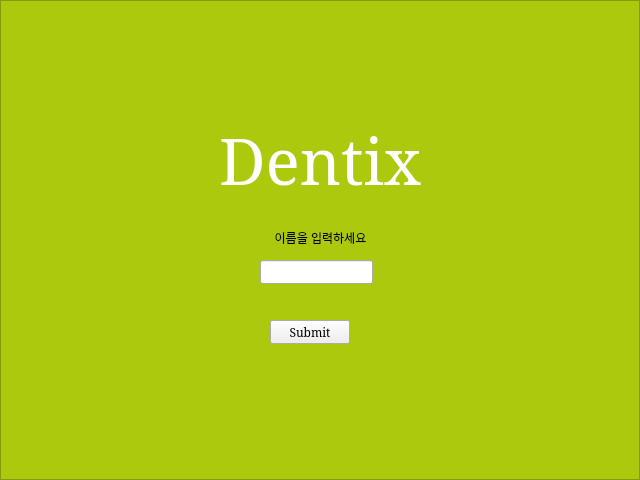
<?xml version="1.0" encoding="UTF-8"?>
<ui version="4.0">
 <class>FirstScreen</class>
 <widget class="QMainWindow" name="FirstScreen">
  <property name="geometry">
   <rect>
    <x>0</x>
    <y>0</y>
    <width>640</width>
    <height>480</height>
   </rect>
  </property>
  <property name="windowTitle">
   <string>MainWindow</string>
  </property>
  <property name="styleSheet">
   <string notr="true"/>
  </property>
  <widget class="QWidget" name="centralwidget">
   <widget class="QLabel" name="main_dentix_label">
    <property name="geometry">
     <rect>
      <x>0</x>
      <y>0</y>
      <width>640</width>
      <height>320</height>
     </rect>
    </property>
    <property name="font">
     <font>
      <family>Noto Serif</family>
      <pointsize>48</pointsize>
     </font>
    </property>
    <property name="styleSheet">
     <string notr="true">color: white</string>
    </property>
    <property name="text">
     <string>Dentix</string>
    </property>
    <property name="alignment">
     <set>Qt::AlignmentFlag::AlignCenter</set>
    </property>
   </widget>
   <widget class="QLineEdit" name="nameInput">
    <property name="geometry">
     <rect>
      <x>260</x>
      <y>260</y>
      <width>113</width>
      <height>24</height>
     </rect>
    </property>
   </widget>
   <widget class="QLabel" name="info_inputname">
    <property name="geometry">
     <rect>
      <x>260</x>
      <y>230</y>
      <width>121</width>
      <height>16</height>
     </rect>
    </property>
    <property name="cursor">
     <cursorShape>UpArrowCursor</cursorShape>
    </property>
    <property name="text">
     <string>이름을 입력하세요</string>
    </property>
    <property name="alignment">
     <set>Qt::AlignmentFlag::AlignCenter</set>
    </property>
   </widget>
   <widget class="QPushButton" name="submitButton">
    <property name="geometry">
     <rect>
      <x>270</x>
      <y>320</y>
      <width>80</width>
      <height>24</height>
     </rect>
    </property>
    <property name="font">
     <font>
      <family>Noto Serif</family>
     </font>
    </property>
    <property name="text">
     <string>Submit</string>
    </property>
   </widget>
   <widget class="QFrame" name="background">
    <property name="geometry">
     <rect>
      <x>0</x>
      <y>0</y>
      <width>640</width>
      <height>480</height>
     </rect>
    </property>
    <property name="styleSheet">
     <string notr="true">background : #acc90e</string>
    </property>
    <property name="frameShape">
     <enum>QFrame::Shape::StyledPanel</enum>
    </property>
    <property name="frameShadow">
     <enum>QFrame::Shadow::Raised</enum>
    </property>
   </widget>
   <zorder>background</zorder>
   <zorder>main_dentix_label</zorder>
   <zorder>nameInput</zorder>
   <zorder>info_inputname</zorder>
   <zorder>submitButton</zorder>
  </widget>
  <widget class="QMenuBar" name="menubar">
   <property name="geometry">
    <rect>
     <x>0</x>
     <y>0</y>
     <width>640</width>
     <height>21</height>
    </rect>
   </property>
  </widget>
 </widget>
 <resources/>
 <connections/>
</ui>
